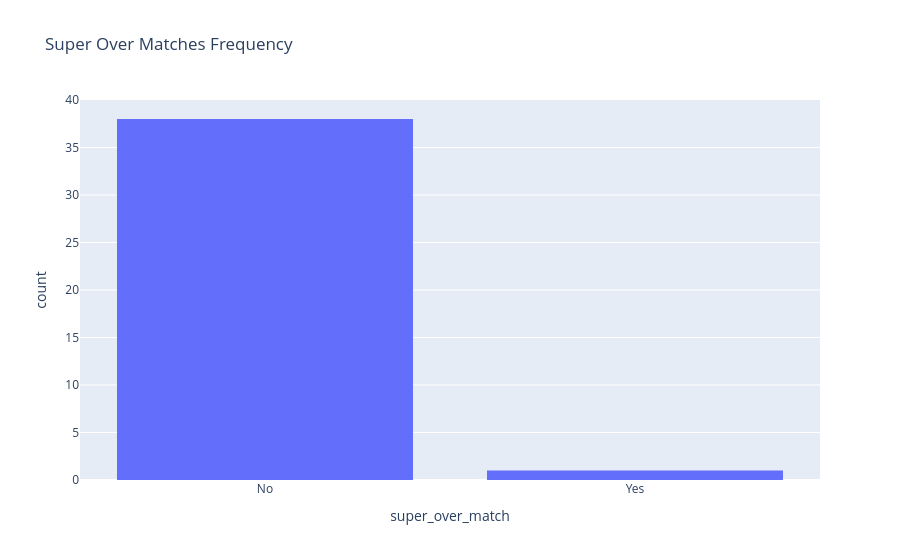

Notebook source saved alongside this figure:
### Code cell
fig18 = px.histogram(df, x="super_over_match",
                     title="Super Over Matches Frequency")
fig18.show()

### Figure 1 — Plotly figure (JSON) as saved in the notebook; plotly's stock layout.template omitted (floating-point values rounded to 4 significant figures)
{"data": [{"bingroup": "x", "hovertemplate": "super_over_match=%{x}<br>count=%{y}<extra></extra>", "legendgroup": "", "marker": {"color": "#636efa", "pattern": {"shape": ""}}, "name": "", "orientation": "v", "showlegend": false, "type": "histogram", "x": ["No", "No", "No", "No", "No", "No", "No", "No", "No", "No", "No", "No", "No", "No", "No", "No", "No", "No", "No", "No", "No", "No", "No", "No", "No", "No", "No", "No", "No", "No", "No", "No", "No", "No", "No", "No", "No", "Yes", "No"], "xaxis": "x", "yaxis": "y"}], "layout": {"barmode": "relative", "legend": {"tracegroupgap": 0}, "title": {"text": "Super Over Matches Frequency"}, "xaxis": {"anchor": "y", "domain": [0, 1], "title": {"text": "super_over_match"}}, "yaxis": {"anchor": "x", "domain": [0, 1], "title": {"text": "count"}}}}
